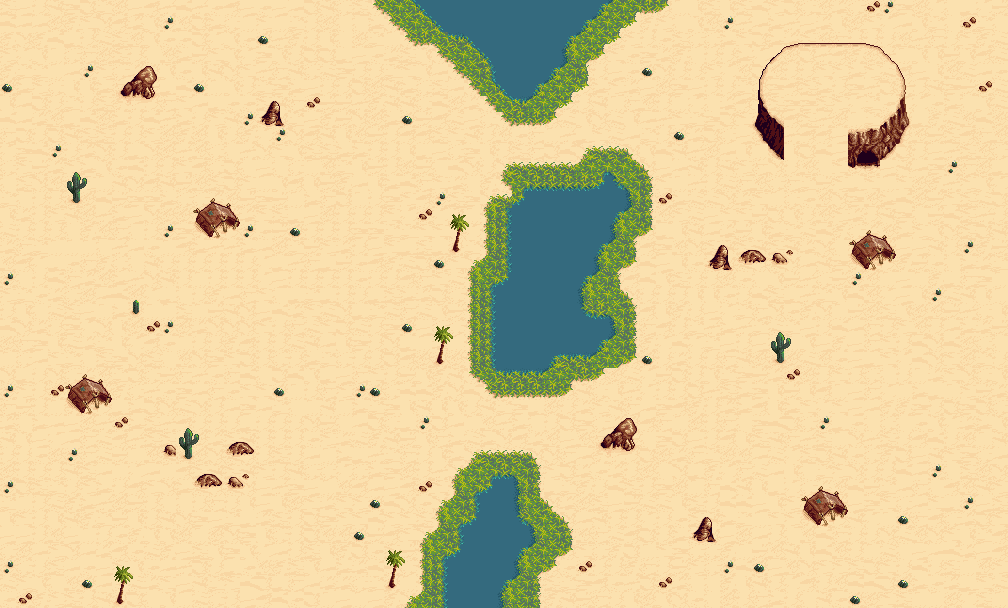

A 2D game scene composited from a Tiled map and its tileset images. What follows is a short description and the map's XML, with each tile layer's data collapsed to a summary:
An orthogonal 63x38 tile map with 16x16 px tiles, 2 tile layers (Base, obstacles).

<map version="1.0" orientation="orthogonal" renderorder="right-down" width="63" height="38" tilewidth="16" tileheight="16" nextobjectid="1">
 <tileset firstgid="1" name="map" tilewidth="16" tileheight="16">
  <image source="sprites/map.png" width="208" height="384" />
 </tileset>
 <layer name="Base" width="63" height="38">
  <data>[2394 cells, 2394 non-empty, 33 distinct tile ids]</data>
 </layer>
 <layer name="obstacles" width="63" height="38">
  <data>[2394 cells, 510 non-empty, 120 distinct tile ids]</data>
 </layer>
</map>